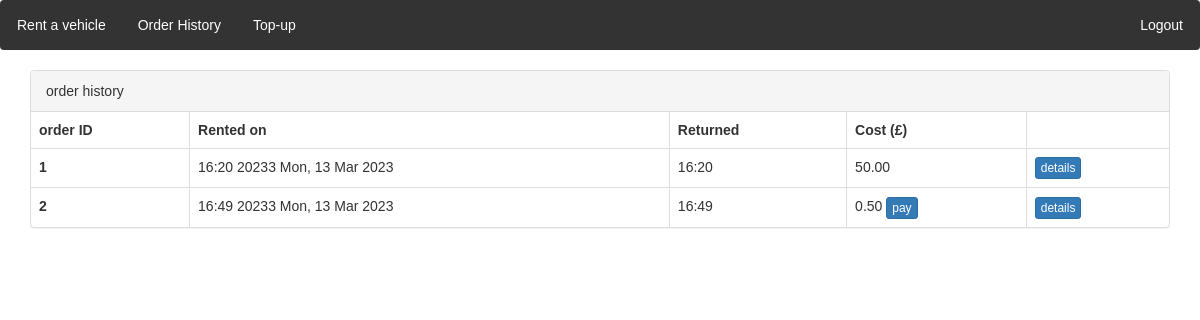
Before: /order_history/ (signed in) with the older database file.
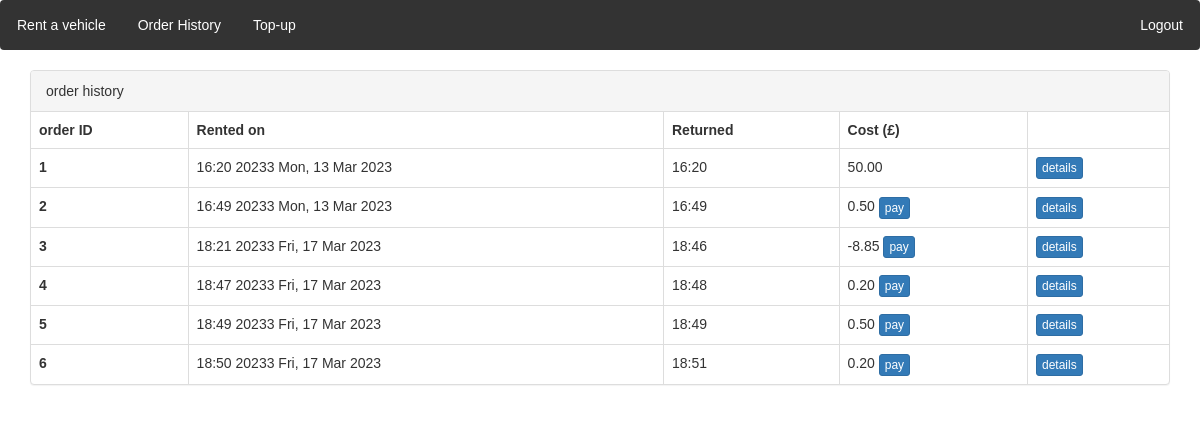
After: the same page with the newer database file.
### locations/models.py (models this page shows)
class Order(models.Model):
    customer = models.ForeignKey(CustomUser, on_delete=models.CASCADE)
    vehicle = models.ForeignKey(Vehicle, on_delete=models.CASCADE)
    initial_time = models.DateTimeField(auto_now_add=True)
    cost = models.DecimalField(max_digits=6, decimal_places=2, null = True, default=None)
    final_time = models.DateTimeField(null = True)
    initial_location = models.ForeignKey(Location, on_delete=models.CASCADE, null=False, related_name='start')
    final_location = models.ForeignKey(Location, on_delete=models.CASCADE, null=True, related_name='end')
    is_paid = models.BooleanField(default=False)

### locations/views.py (the view)
# urls.py: path('order_history/', views.order_history,name='order_history'),
def order_history(request):
    if request.user is None or not request.user.is_authenticated:
        return redirect("/accounts/login")
    username = request.user.username
    logged_customer = CustomUser.objects.get(user=User.objects.get(username=username))
    queryset = models.Order.objects.filter(customer_id=logged_customer.user.id)
    return render(request, 'locations/order_history.html', {'queryset':queryset})

### locations/context_processors.py (called while the page is built)
def message_processor(request):
    if not request.user.username:
         return {
        'unreturned' : None
    }
    username = request.user.username
    logged_user  = CustomUser.objects.get(user = User.objects.get(username = username))
    unreturned_order = Order.objects.filter(customer = logged_user, final_time = None).first()
    return {
        'unreturned' : unreturned_order
    }

### templates/locations/order_history.html (shortened to what this page needs)
{% extends "locations/base.html" %}
{% load static %}
{% block content %}
  <div class="container">
    <div class="panel panel-default">
      <div class="panel-heading">order history</div>
      <table class="table table-bordered">
        <thead>
          <tr>
            <th>order ID</th>
            <th> Rented on</th>
            <th> Returned</th>
            <th> Cost (£) </th>
            <th></th>
          </tr>
        </thead>
        <tbody>
        {% for obj in queryset %}
          <tr>
            <th>{{obj.id}}</th>
            <td>{{ obj.initial_time|date:"H:i on  D, d M Y" }}</td>
            <td>{{ obj.final_time|date:"H:i" }}</td>
            {% if obj.is_paid %}
            <td class="cost"> {{ obj.cost}} </td>
            {% else %}
            <td> {{ obj.cost}} <a class="btn btn-primary btn-xs" href="/order_history/{{obj.id}}/payment/">pay</a></td>
            {% endif %}
            <td>
              <a class="btn btn-primary btn-xs" href="/order_history/{{obj.id}}/details/">details</a>
            </td>
          </tr>
        {% endfor %}
        </tbody>
      </table>
    </div>
  </div>
{% endblock %}

### templates/locations/base.html (shortened to what this page needs)
{% load static %}
<!DOCTYPE html>
<html lang="en">
<head>
    <link rel="stylesheet" href="{% static 'plugins/bootstrap-3.4.1/css/bootstrap.min.css' %}">
    <link rel="stylesheet" type="text/css" href="{% static 'css/navbar.css' %}">
</head>
<body>
        <div class="navbar">
        {% if unreturned %}
        <a href="{% url 'locations:return_order' %}" class = "important"> Return a vehicle</a>
        {% else %}
        <a href="{% url 'locations:index' %}"> Rent a vehicle</a>
        {% endif %}
        {% if user.is_authenticated %}
        <a href="{% url 'auth_logout' %}?next=/" class = "authentication">Logout</a>
        <a href="{% url 'locations:order_history' %}">Order History</a>
        <a href="{% url 'locations:deposit' %}"> Top-up </a>
        {% else %}
        <a href="{% url 'auth_login' %}" class = "authentication" >Login</a>
        <a href="{% url 'registration_register' %}" class = "authentication"> Sign up </a>
        {% endif %}
    </div>
    <div class="container-fluid">
        {% block content %}
        {% endblock %}
    </div>
</body>
</html>

### static/css/navbar.css (style rules this page uses)
* { margin: 0; padding: 0; box-sizing: border-box; }
body { font-family: Arial, sans-serif; }
.navbar { background-color: #333; overflow: hidden; position: relative; }
.navbar a { float: left; display: block; color: white; text-align: center; padding: 14px 16px; text-decoration: none; }
.navbar .authentication { float: right; display: block; color: white; text-align: center; padding: 14px 16px; text-decoration: none; }

Changed rows visible on the page:
added Order: id "3", initial_time "18:21 20233 Fri, 17 Mar 2023", final_time "18:46", cost "-8.85"
added Order: id "4", initial_time "18:47 20233 Fri, 17 Mar 2023", final_time "18:48", cost "0.20"
added Order: id "5", initial_time "18:49 20233 Fri, 17 Mar 2023", final_time "18:49", cost "0.50"
added Order: id "6", initial_time "18:50 20233 Fri, 17 Mar 2023", final_time "18:51", cost "0.20"
